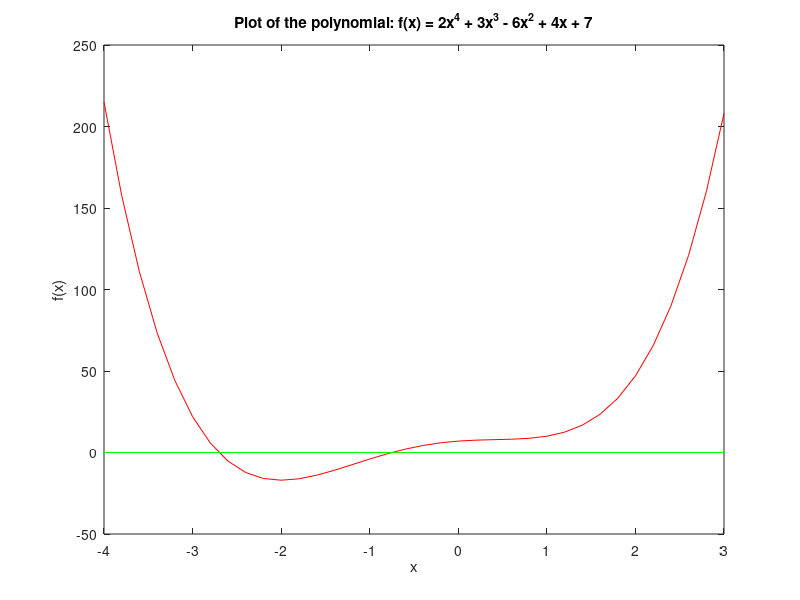

MATLAB code for this plot:
function DrawPlot()

x = -4: 0.2: 3;


plot(x, 2*x.*x.*x.*x + 3*x.*x.*x - 6*x.*x + 4*x + 7, 'r-');
title('Plot of the polynomial: f(x) = 2x^4 + 3x^3 - 6x^2 + 4x + 7');

xL = xlim;
line(xL, [0 0],'color','g','linewidth',0.3)
xlabel('x'), ylabel('f(x)')
hold on;

end

